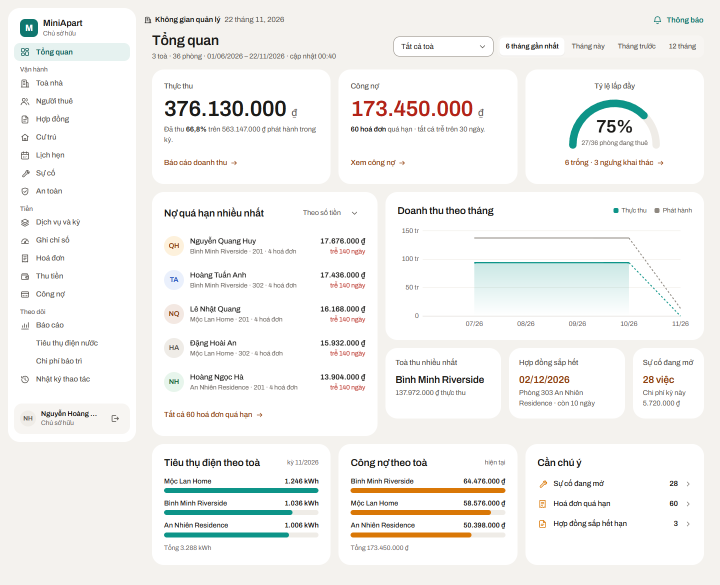
#> input picture docs/design/ui-redesign/evidence/dot-03/chu-tq-1440.png, 1440 x 1170 px (shown at 1/2 size)
$ python compare.py
#> lines starting #> are read from the running program, lines starting #| are printed output that depends on the picture
"""Ảnh so trước/sau + đo độ lệch SVG. Chạy từ docs/design/ui-redesign/ux-v2:
  python tools/compare.py            → compare/*.png (trước: ../evidence/dot-03, sau: screens/png)
  python tools/compare.py --svg DIR  → in % pixel lệch (>40/255) giữa SVG render (DIR) và PNG gốc, ghi tools/svg-diff.json"""
import json, os, sys
from PIL import Image, ImageDraw, ImageFont, ImageChops

ROOT = os.path.dirname(os.path.dirname(os.path.abspath(__file__)))
EV = os.path.join(ROOT, '..', 'evidence', 'dot-03')
PAIRS = [  # (tên, ảnh trước, ảnh sau, câu tả)
    ('01-chu-tong-quan-vs-hom-nay', 'chu-tq-1440.png', '01-chu-hom-nay-1440.png', 'Chủ: báo cáo số → danh sách việc cần làm hôm nay'),
    ('02-hoa-don-vs-thu-tien', 'chu-hoadon-1440.png', '04-chu-thu-tien-1440.png', 'Hoá đơn lặp theo tháng → Thu tiền nhóm theo người, có hàng tổng'),
    ('03-nguoi-thue-vs-ho-so-360', 'chu-nt-1440.png', '06-chu-nguoi-thue-360-1440.png', 'Bảng + form mở bên dưới → hồ sơ 360° nối tiền, hợp đồng, sự cố'),
    ('04-su-co-vs-ngan-chi-tiet', 'ql-suco-1440.png', '13-ql-su-co-1440.png', '2 bảng chồng (3.168px) → 1 danh sách + ngăn chi tiết có bước'),
    ('05-nhac-viec-vs-hom-nay-ql', 'ql-nv-1440.png', '10-ql-hom-nay-1440.png', 'Nhắc việc → Hôm nay có chu kỳ tháng ở đầu'),
    ('06-hop-dong-vs-ho-so-hop-dong', 'chu-hd-1440.png', '08-chu-hop-dong-360-1440.png', 'Bảng hợp đồng → hồ sơ hợp đồng có mốc và liên kết'),
    ('07-khong-co-quyen', 'chu-phong-1440.png', '15-chu-khong-co-quyen-1440.png', 'Màn lỗi quyền gọn trong khung, có đường đi tiếp'),
    ('08-ghi-chi-so-mobile', 'ql-ghi-390.png', '23-ql-ghi-chi-so-390.png', 'Ghi chỉ số nằm trong chu kỳ tháng, công tơ còn thiếu lên đầu'),
    ('09-tho-mobile', 'tho-390.png', '20-tho-viec-390.png', 'Thợ: mỗi việc ghi rõ bước và 1 hành động kế tiếp'),
    ('10-khach-thue-mobile', 'nt-hd-390.png', '21-khach-can-tra-390.png', 'Khách thuê: “Cần trả” tổng các kỳ + nút trả ngay'),
]
FONT = 'C:/Windows/Fonts/segoeui.ttf'

def font(sz):
    try: return ImageFont.truetype(FONT, sz)
    except OSError: return ImageFont.load_default()

def compare():
    os.makedirs(os.path.join(ROOT, 'compare'), exist_ok=True)
    for name, before, after, cap in PAIRS:
        a = Image.open(os.path.join(EV, before)).convert('RGB'); b = Image.open(os.path.join(ROOT, 'screens', 'png', after)).convert('RGB')
#> in compare, a is the input picture: PIL image 1440x1170 RGB; mean R, G, B 243.7, 243.5, 241.5
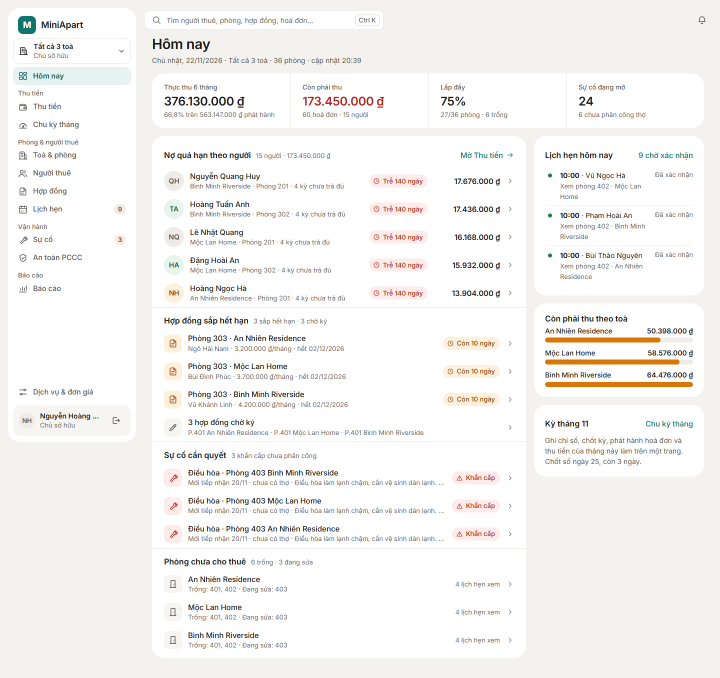
#> input picture docs/design/ui-redesign/ux-v2/shots/x2/01-chu-hom-nay-1440.png, 1440 x 1356 px, found by its file name (shown at 1/2 size)
#> in compare, b is the input picture: PIL image 1440x1356 RGB; mean R, G, B 245.6, 244.1, 242.1
        mobile = a.width < 600
#> mobile = False
        H = max(a.height, b.height) if mobile else min(max(a.height, b.height), 1800)
#> H = 1356
        a, b = a.crop((0, 0, a.width, min(a.height, H))), b.crop((0, 0, b.width, min(b.height, H)))
        gap, top = 40, (112 if mobile else 72)
#> gap = 40; top = 72
        c = Image.new('RGB', (a.width + b.width + gap * 3, H + top + gap), (232, 229, 224))
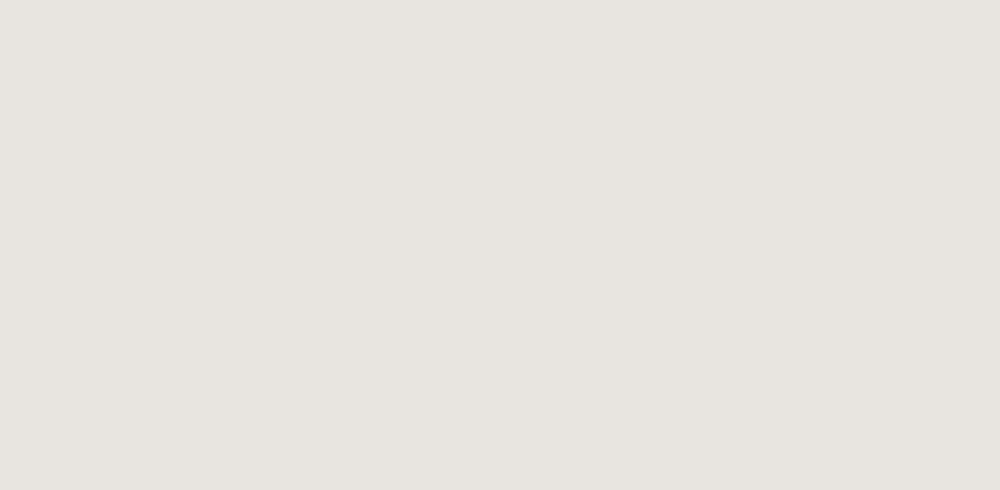
#> c: PIL image 3000x1468 RGB (shown at 1/3 size); mean R, G, B 232, 229, 224
        d = ImageDraw.Draw(c)
        d.text((gap, 18), 'Trước (app thật, dot-03)', fill=(87, 83, 78), font=font(26))
        if mobile:  # khung hẹp: câu tả xuống dòng riêng, không bị cắt
            d.text((gap * 2 + a.width, 18), 'Sau (UX v2)', fill=(17, 94, 89), font=font(26))
            d.text((gap, 60), cap, fill=(28, 27, 25), font=font(20))
        else:
            d.text((gap * 2 + a.width, 18), 'Sau (UX v2)  ·  ' + cap, fill=(17, 94, 89), font=font(26))
        c.paste(a, (gap, top)); c.paste(b, (gap * 2 + a.width, top))
#> after `c.paste(a, (gap, top))`:
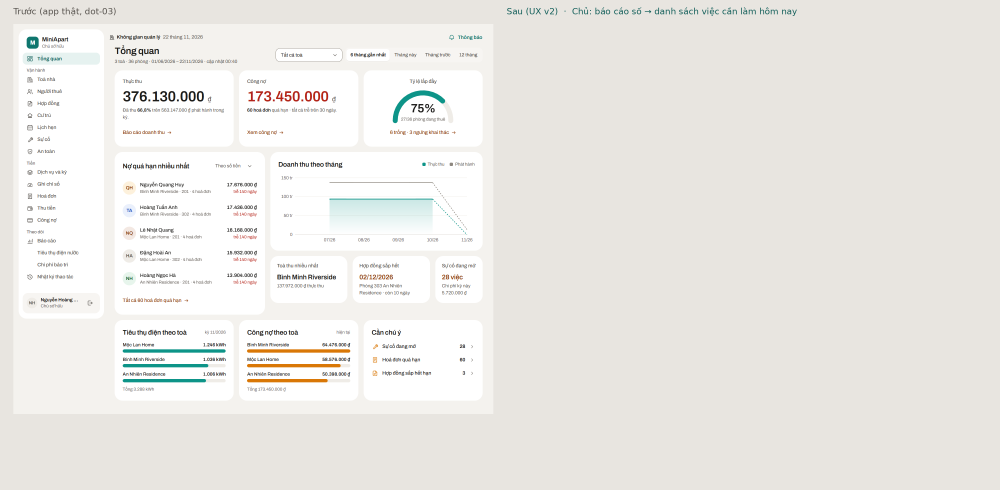
#> c: PIL image 3000x1468 RGB (shown at 1/3 size); mean R, G, B 236.2, 234.4, 230.5
#> after `c.paste(b, (gap * 2 + a.width, top))`:
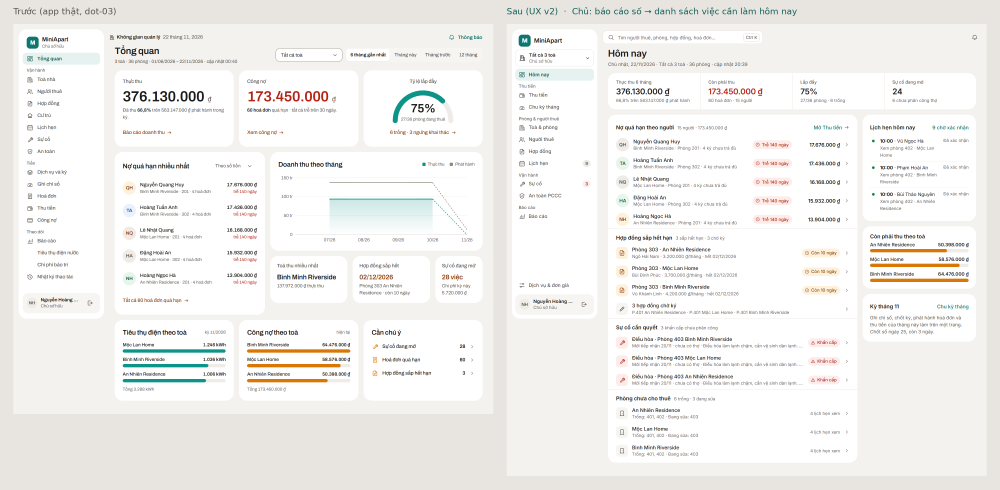
#> c: PIL image 3000x1468 RGB (shown at 1/3 size); mean R, G, B 242.2, 241, 238.5
        c.save(os.path.join(ROOT, 'compare', name + '.png'), optimize=True)
        print(name, c.size)
#| 01-chu-tong-quan-vs-hom-nay (3000, 1468)

def svgdiff(d):
    out = []
    for f in sorted(os.listdir(d)):
        a = Image.open(os.path.join(d, f)).convert('L'); b = Image.open(os.path.join(ROOT, 'screens', 'png', f)).convert('L')
        h = min(a.height, b.height); w = min(a.width, b.width)
        diff = ImageChops.difference(a.crop((0, 0, w, h)), b.crop((0, 0, w, h))).point(lambda v: 255 if v > 40 else 0)
        pct = round(sum(diff.histogram()[255:]) / (w * h) * 100, 2)
        out.append({'n': f[:-4], 'w': b.width, 'h': b.height, 'svgH': a.height, 'diffPct': pct}); print(f, pct, '%')
    json.dump(out, open(os.path.join(ROOT, 'tools', 'svg-diff.json'), 'w'), indent=1)

if __name__ == '__main__':
#> (the run stopped early here; a loop or call above may not have finished)
